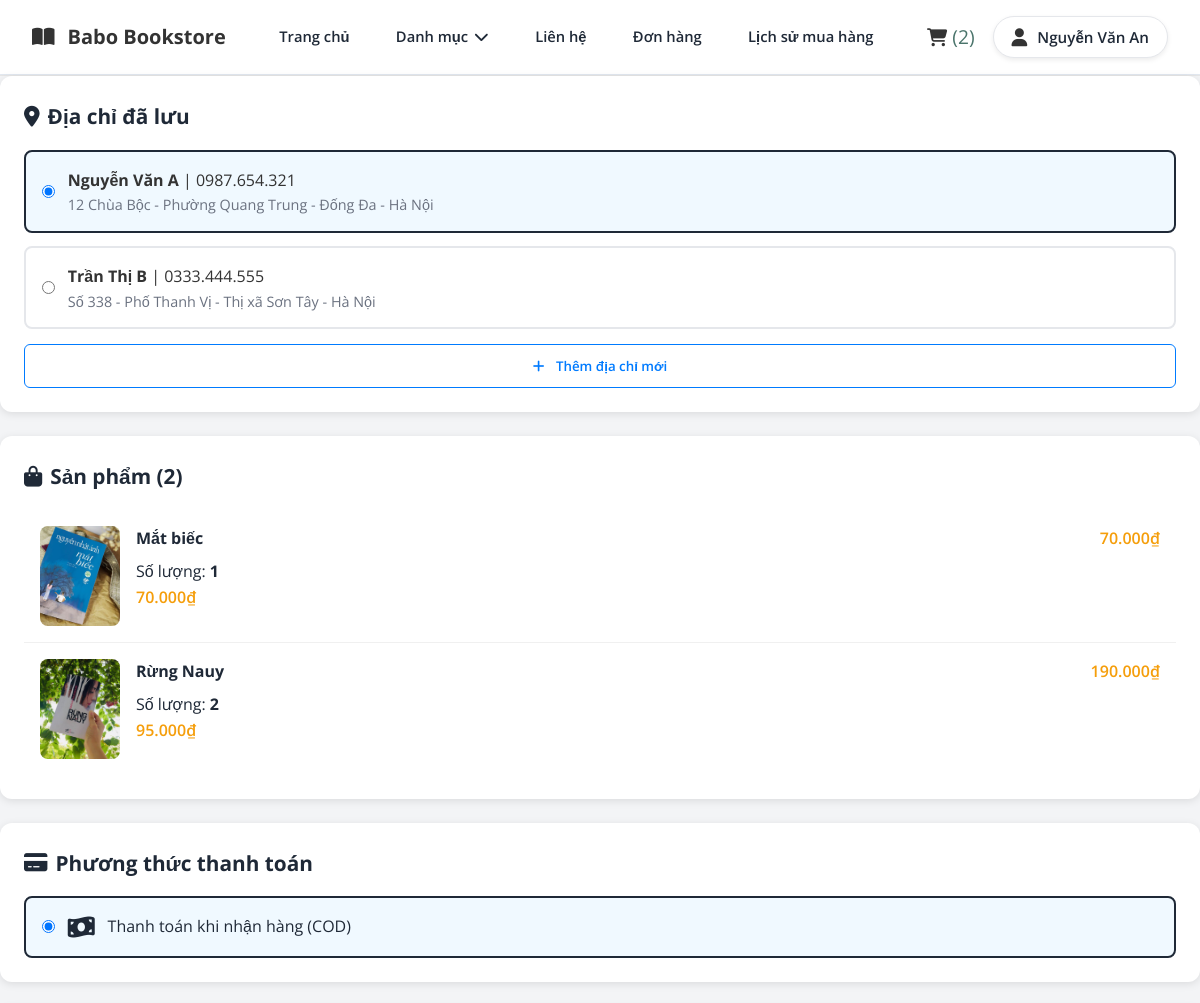
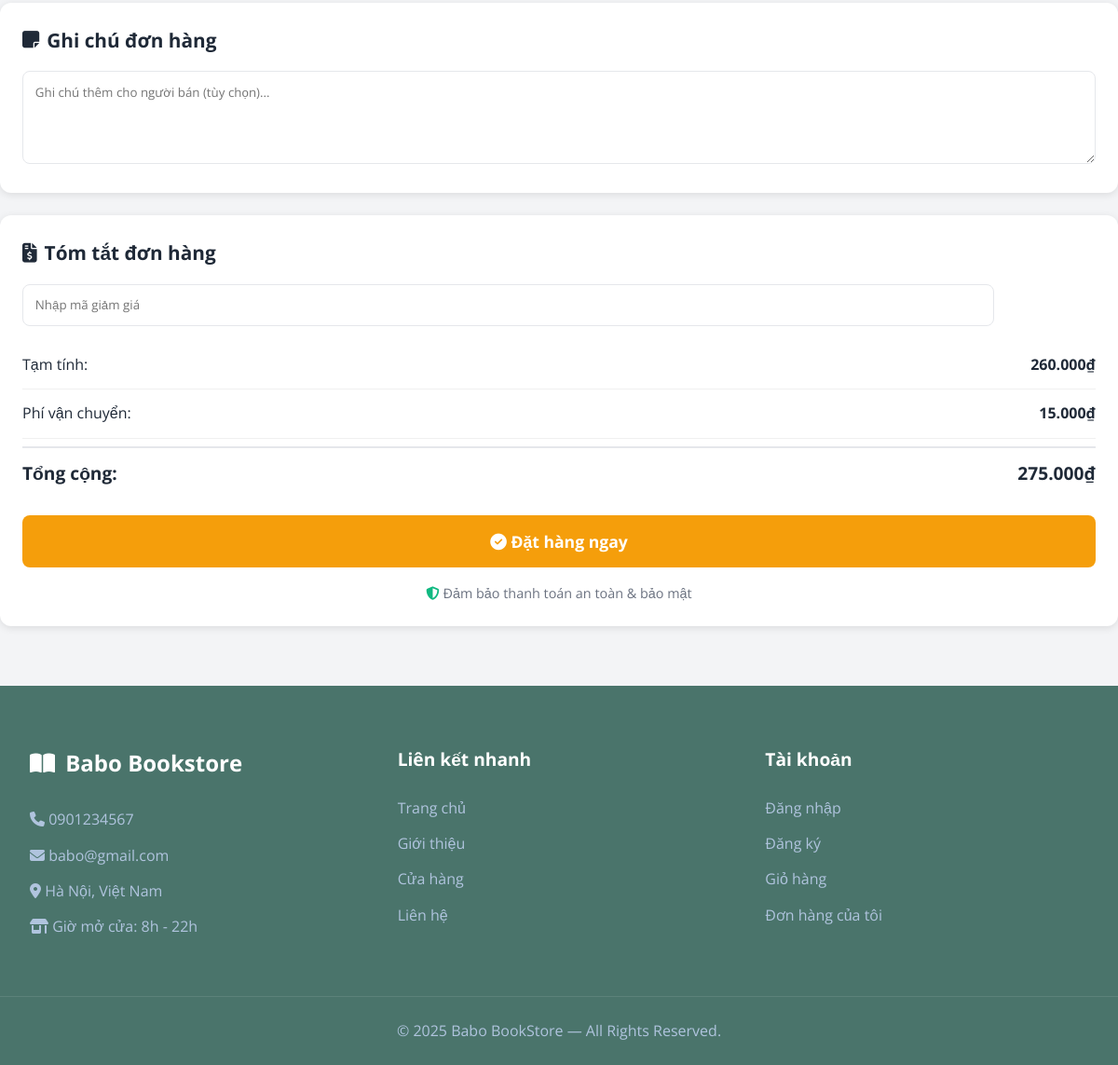
The page /checkout.php (signed in) on the database its author committed (2 pictures, top to bottom).
### tables this page shows
CREATE TABLE `users` (
  `user_id` int(11) NOT NULL,
  `full_name` varchar(100) NOT NULL,
  `email` varchar(150) NOT NULL,
  `password` varchar(255) NOT NULL,
  `phone` varchar(20) NOT NULL,
  `gender` enum('Nữ','Nam','Khác','') NOT NULL,
  `dob` date NOT NULL,
  `role` enum('customer','admin','','') NOT NULL,
  `created_at` datetime NOT NULL DEFAULT current_timestamp(),
  `status` enum('active','banned','','') NOT NULL,
  `reset_token` varchar(64) DEFAULT NULL,
  `token_expiry` datetime DEFAULT NULL,
  `login_attempts` int(11) DEFAULT 0,
  `last_attempt` datetime DEFAULT NULL
);

CREATE TABLE `cart_items` (
  `cart_item_id` int(11) NOT NULL,
  `cart_id` int(11) NOT NULL,
  `book_id` int(11) NOT NULL,
  `quantity` int(11) NOT NULL
);

CREATE TABLE `books` (
  `book_id` int(11) NOT NULL,
  `title` varchar(255) NOT NULL,
  `slug` varchar(255) DEFAULT NULL,
  `description` text NOT NULL,
  `publish_year` year(4) NOT NULL,
  `pages` int(11) NOT NULL,
  `weight` int(11) NOT NULL,
  `cover_type` enum('hard','soft','','') NOT NULL,
  `price` decimal(10,2) NOT NULL,
  `discounted_price` decimal(10,2) NOT NULL,
  `stock_quantity` int(11) NOT NULL,
  `category_id` int(11) NOT NULL,
  `publisher_id` int(11) NOT NULL,
  `created_at` datetime NOT NULL DEFAULT current_timestamp(),
  `updated_at` datetime NOT NULL DEFAULT current_timestamp() ON UPDATE current_timestamp(),
  `status` enum('active','hidden','','') NOT NULL
);

### checkout.php (the view, shortened to what this page needs)
<?php
include 'connect.php';
$user_id = $_SESSION['user_id'];
$buy_now_items = [];
if (isset($_GET['id']) && isset($_GET['qty'])) {
    $book_id = intval($_GET['id']);
    $quantity = intval($_GET['qty']);
    $book_query = mysqli_query($ocon,
        "SELECT b.*, (SELECT url FROM images WHERE book_id = b.book_id LIMIT 1) as image
         FROM books b WHERE b.book_id = $book_id AND b.status = 'active'"
    );
    if (mysqli_num_rows($book_query) > 0) {
        $book = mysqli_fetch_assoc($book_query);
        $buy_now_items[] = [
            'book_id' => $book['book_id'],
            'title' => $book['title'],
            'discounted_price' => $book['discounted_price'],
            'quantity' => $quantity,
            'image' => $book['image']
        ];
        $is_buy_now = true;
    }
}
else {
    $cart_query = mysqli_query($ocon, "SELECT * FROM carts WHERE user_id = '$user_id'");
    if (mysqli_num_rows($cart_query) > 0) {
        $cart = mysqli_fetch_assoc($cart_query);
        $cart_id = $cart['cart_id'];
    } else {
        header("Location: index.php");
        exit();
    }
    $cart_items_query = mysqli_query($ocon,
        "SELECT ci.*, b.title, b.discounted_price, i.url as image
         FROM cart_items ci
         JOIN books b ON ci.book_id = b.book_id
         LEFT JOIN images i ON b.book_id = i.book_id
         WHERE ci.cart_id = '$cart_id'
         GROUP BY ci.cart_item_id"
    );
    while ($item = mysqli_fetch_assoc($cart_items_query)) {
        $buy_now_items[] = $item;
    }
}
$total_price = 0;
foreach ($buy_now_items as $item) {
    $total_price += $item['discounted_price'] * $item['quantity'];
}
$shipping_fee = 15000;
$discount = 0;
$coupon_code = '';
$final_total = $total_price + $shipping_fee - $discount;
?>
<!DOCTYPE html>
<html lang="vi">
<head>
    <link rel="stylesheet" href="CSS/style.css">
    <link rel="stylesheet" href="https://cdnjs.cloudflare.com/ajax/libs/font-awesome/6.4.0/css/all.min.css">
</head>
<body>
<?php include 'header.php'; ?>
<div class="checkout-section">
    <h2 class="section-title"><i class="fas fa-map-marker-alt"></i> Địa chỉ đã lưu</h2>
    <div class="address-list">
        <label class="address-card selected">
            <input type="radio" name="selected_address" value="address1" checked>
            <div class="address-info-group">
                <span class="recipient-line">
                    <strong>Nguyễn Văn A</strong> | 0987.654.321
                </span>
                <span class="full-address-line">
                    12 Chùa Bộc - Phường Quang Trung - Đống Đa - Hà Nội
                </span>
            </div>
            </label>
        <label class="address-card">
            <input type="radio" name="selected_address" value="address2">
            <div class="address-info-group">
                <span class="recipient-line">
                    <strong>Trần Thị B</strong> | 0333.444.555
                </span>
                <span class="full-address-line">
                    Số 338 - Phố Thanh Vị - Thị xã Sơn Tây - Hà Nội
                </span>
            </div>
        </label>
        <button type="button" class="add-address-btn is-active">
        <i class="fas fa-plus"></i> Thêm địa chỉ mới
    </button>
    </div>
</div>
        <div class="checkout-section">
            <h2 class="section-title"><i class="fas fa-shopping-bag"></i> Sản phẩm (<?php echo count($buy_now_items); ?>)</h2>
            <?php foreach ($buy_now_items as $item): ?>
                <div class="cart-item">
                    <img src="<?php echo htmlspecialchars($item['image']); ?>" alt="<?php echo htmlspecialchars($item['title']); ?>">
                    <div class="item-details">
                        <h4><?php echo htmlspecialchars($item['title']); ?></h4>
                        <p>Số lượng: <strong><?php echo $item['quantity']; ?></strong></p>
                        <p class="item-price"><?php echo number_format($item['discounted_price'], 0, ',', '.'); ?>₫</p>
                    </div>
                    <div class="item-total">
                        <strong class="item-price">
                            <?php echo number_format($item['discounted_price'] * $item['quantity'], 0, ',', '.'); ?>₫
                        </strong>
                    </div>
                </div>
            <?php endforeach; ?>
        </div>
        <div class="checkout-section">
            <h2 class="section-title"><i class="fas fa-credit-card"></i> Phương thức thanh toán</h2>
            <div class="payment-method">
                <label class="payment-option selected">
                    <input type="radio" name="payment_method" value="COD" checked>
                    <i class="fas fa-money-bill-wave"></i>
                    <span>Thanh toán khi nhận hàng (COD)</span>
                </label>
            </div>
        </div>
        <div class="checkout-section">
            <h2 class="section-title"><i class="fas fa-sticky-note"></i> Ghi chú đơn hàng</h2>
            <textarea class="notes-textarea" name="order_notes" placeholder="Ghi chú thêm cho người bán (tùy chọn)..."></textarea>
        </div>
    <div>
        <div class="checkout-section">
            <h2 class="section-title"><i class="fas fa-file-invoice-dollar"></i> Tóm tắt đơn hàng</h2>
            <form method="post" class="coupon-section">
                <input type="text" name="coupon_code" placeholder="Nhập mã giảm giá"
                       value="<?php echo htmlspecialchars($coupon_code); ?>">
                <button type="submit" name="apply_coupon">Áp dụng</button>
            </form>
            <div class="price-summary">
                <div class="price-row">
                    <span>Tạm tính:</span>
                    <strong><?php echo number_format($total_price, 0, ',', '.'); ?>₫</strong>
                </div>
                <div class="price-row">
                    <span>Phí vận chuyển:</span>
                    <strong><?php echo number_format($shipping_fee, 0, ',', '.'); ?>₫</strong>
                </div>
                <div class="price-row total">
                    <span>Tổng cộng:</span>
                    <span><?php echo number_format($final_total, 0, ',', '.'); ?>₫</span>
                </div>
            </div>
            <form method="post" id="checkout-form">
                <button type="submit" name="place_order" class="place-order-btn">
                    <i class="fas fa-check-circle"></i> Đặt hàng ngay
                </button>
            </form>
            <p class="secure-text">
                <i class="fas fa-shield-alt"></i> Đảm bảo thanh toán an toàn & bảo mật
            </p>
        </div>
    </div>
<?php include 'footer.php'; ?>
</body>
</html>

### header.php (shortened to what this page needs)
<?php
include 'connect.php';
$cart_id = 0;
$user_name = "";
if (isset($_SESSION['user_id'])) {
    $user_id = $_SESSION['user_id'];
    $user_query = mysqli_query($ocon, "SELECT full_name, role FROM users WHERE user_id = '$user_id'");
    if ($user = mysqli_fetch_assoc($user_query)) {
        $user_name = $user['full_name'];
    }
    $cart_query = mysqli_query($ocon, "SELECT cart_id FROM carts WHERE user_id = '$user_id'");
    if (mysqli_num_rows($cart_query) > 0) {
        $cart = mysqli_fetch_assoc($cart_query);
        $cart_id = $cart['cart_id'];
    } else {
        mysqli_query($ocon, "INSERT INTO carts(user_id) VALUES('$user_id')");
        $cart_id = mysqli_insert_id($ocon);
    }
}
$total_cart_items = 0;
if ($cart_id > 0) {
    $count_cart_items = mysqli_query($ocon, "SELECT * FROM cart_items WHERE cart_id = '$cart_id'");
    $total_cart_items = mysqli_num_rows($count_cart_items);
}
?>
<link rel="stylesheet" href="CSS/header.css">
<header class="user_header">
    <div class="header_1">
        <div class="user_flex">
            <a href="index.php" class="book_logo">
                <i class="fas fa-book-open"></i> Babo Bookstore
            </a>
            <nav class="navbar">
                <a href="index.php">Trang chủ</a>
                <div class="category_menu">
    <a href="javascript:void(0)" class="category_btn">Danh mục <i class="fas fa-chevron-down"></i></a>
</div>
                <a href="#">Liên hệ</a>
                <a href="order.php">Đơn hàng</a>
                <a href="purchase_history.php">Lịch sử mua hàng</a>
            </nav>
            <div class="icons">
                <a href="cart.php">
                    <i class="fas fa-shopping-cart"></i>
                    <span>(<?php echo $total_cart_items; ?>)</span>
                </a>
                <div class="user-menu">
                    <div id="user-btn" class="user_box">
    <i class="fas fa-user"></i>
    <span><?= $user_name ?: "Tài khoản" ?></span>
</div>
                </div>
            </div>
        </div>
    </div>
</header>

### CSS/style.css (style rules this page uses)
:root { --primary-color: #4a746b; --accent-color: #0b4644; --light-blue: #EFF6FF; --orange: #F59E0B; --text-color: #1F2937; --light-text: #4B5563; --white: #ffffff; --border-radius: 12px; --shadow: 0 10px 15px -3px rgba(0, 0, 0, 0.1), 0 4px 6px -2px rgba(0, 0, 0, 0.05); --transition: all 0.3s ease; }
* { margin: 0; padding: 0; box-sizing: border-box; font-family: 'Open Sans', sans-serif; text-decoration: none; list-style: none; border: none; outline: none; }
body { background-color: #f3f4f6; color: var(--text-color); line-height: 1.6; }
.user_header .header_1 { background-color: var(--white); border-bottom: 1px solid #e2e8f0; }
.user_flex { max-width: 1200px; margin: 0 auto; padding: 1rem 2rem; display: flex; align-items: center; justify-content: space-between; }
.book_logo { font-size: 1.5rem; font-weight: 700; color: var(--primary-color); display: flex; align-items: center; gap: 0.5rem; }
.user_flex .navbar { display: flex; gap: 2rem; }
.user_flex .navbar a { font-size: 1rem; color: var(--text-color); font-weight: 500; transition: var(--transition); }
.icons { display: flex; gap: 1.2rem; }
.icons a { font-size: 1.2rem; color: var(--primary-color); transition: var(--transition); }
.user_box { display: flex; align-items: center; gap: 10px; padding: 8px 18px; background: var(--white); border: 1px solid #e5e7eb; border-radius: 50px; box-shadow: 0 2px 5px rgba(0,0,0,0.08); transition: var(--transition); cursor: pointer; }
.user_box i { font-size: 1.3rem; color: var(--primary-color); }
.user_box span { font-size: 0.95rem; font-weight: 600; color: var(--text-color); white-space: nowrap; }
.user_flex .navbar { display: flex; align-items: center; gap: 1.4rem; }
.user_flex .navbar a { font-size: 0.92rem; font-weight: 600; color: var(--text-color); white-space: nowrap; transition: var(--transition); }
.category_menu .category_btn { font-size: 0.92rem !important; font-weight: 600; white-space: nowrap; }
.address-card { display: flex; align-items: center; padding: 15px; border: 1px solid #ccc; border-radius: 8px; margin-bottom: 12px; cursor: pointer; }
.address-card.selected { border-color: var(--primary, #007bff); background: #f0f9ff; }
.address-card input[type="radio"] { margin-right: 1rem; vertical-align: middle; }
.address-info-group { display: flex; flex-direction: column; flex-grow: 1; }
.recipient-line { font-size: 1rem; color: #333; margin-bottom: 0.2rem; display: block; }
.recipient-line strong { font-weight: 700; }
.full-address-line { color: #6b7280; font-size: 0.9rem; display: block; line-height: 1.3; }
.add-address-btn { display: block; width: 100%; padding: 12px 15px; border: 1px solid var(--primary, #007bff); background: transparent; color: var(--primary, #007bff); font-weight: 600; border-radius: 6px; cursor: pointer; text-align: center; margin-top: 15px; transition: all 0.2s ease; }
.add-address-btn i { margin-right: 8px; }

### CSS/header.css (style rules this page uses)
.user_header { width: 100%; background: #fff; border-bottom: 1px solid #e6e6e6; }
.book_logo { font-size: 20px; color: #333; font-weight: bold; text-decoration: none; }
.book_logo i { margin-right: 5px; }
.navbar a { margin: 0 12px; text-decoration: none; color: #333; font-size: 15px; transition: 0.25s; }
.icons { display: flex; align-items: center; gap: 18px; }
.icons i { font-size: 18px; cursor: pointer; color: #333; transition: 0.25s; }
.user-menu { position: relative; display: inline-block; font-family: "Poppins", sans-serif; }
.category_menu { position: relative; }
.category_btn { cursor: pointer; display: flex; align-items: center; gap: 6px; }
.category_menu::after { content: ""; position: absolute; left: 0; top: 100%; width: 100%; height: 15px; }

### rows shown on the page
users: full_name "Nguyễn Văn An"
cart_items: shows a picture, book.title "Mắt biếc", quantity "1", book.discounted_price "70.000", $item['discounted_price'] * $item['quantity'] "70.000"
cart_items: shows a picture, book.title "Rừng Nauy", quantity "2", book.discounted_price "95.000", $item['discounted_price'] * $item['quantity'] "190.000"

### other values the page prints
$total_cart_items "2"
count($buy_now_items) "2"
$total_price "260.000"
$shipping_fee "15.000"
$final_total "275.000"
